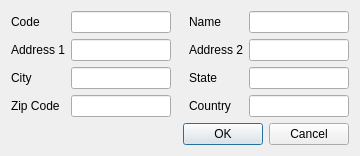
<?xml version="1.0" encoding="UTF-8"?>
<ui version="4.0">
 <class>AddWarehouseDialog</class>
 <widget class="QDialog" name="AddWarehouseDialog">
  <property name="geometry">
   <rect>
    <x>0</x>
    <y>0</y>
    <width>360</width>
    <height>151</height>
   </rect>
  </property>
  <property name="windowTitle">
   <string>Dialog</string>
  </property>
  <layout class="QGridLayout" name="gridLayout">
   <item row="1" column="0">
    <widget class="QLabel" name="label_address_1">
     <property name="text">
      <string>Address 1</string>
     </property>
    </widget>
   </item>
   <item row="3" column="4">
    <widget class="QLabel" name="label_country">
     <property name="text">
      <string>Country</string>
     </property>
    </widget>
   </item>
   <item row="0" column="4">
    <widget class="QLabel" name="label_name">
     <property name="text">
      <string>Name</string>
     </property>
    </widget>
   </item>
   <item row="1" column="1">
    <widget class="QLineEdit" name="lineEdit_address_1"/>
   </item>
   <item row="0" column="5">
    <widget class="QLineEdit" name="lineEdit_name"/>
   </item>
   <item row="2" column="5">
    <widget class="QLineEdit" name="lineEdit_state"/>
   </item>
   <item row="4" column="0" colspan="6">
    <widget class="QDialogButtonBox" name="buttonBox">
     <property name="orientation">
      <enum>Qt::Horizontal</enum>
     </property>
     <property name="standardButtons">
      <set>QDialogButtonBox::Cancel|QDialogButtonBox::Ok</set>
     </property>
    </widget>
   </item>
   <item row="2" column="4">
    <widget class="QLabel" name="label_state">
     <property name="text">
      <string>State</string>
     </property>
    </widget>
   </item>
   <item row="0" column="1">
    <widget class="QLineEdit" name="lineEdit_code"/>
   </item>
   <item row="0" column="0">
    <widget class="QLabel" name="label_code">
     <property name="text">
      <string>Code</string>
     </property>
    </widget>
   </item>
   <item row="3" column="0">
    <widget class="QLabel" name="label_zip">
     <property name="text">
      <string>Zip Code</string>
     </property>
    </widget>
   </item>
   <item row="3" column="5">
    <widget class="QLineEdit" name="lineEdit_country"/>
   </item>
   <item row="2" column="0">
    <widget class="QLabel" name="label_city">
     <property name="text">
      <string>City</string>
     </property>
    </widget>
   </item>
   <item row="2" column="1">
    <widget class="QLineEdit" name="lineEdit_city"/>
   </item>
   <item row="1" column="5">
    <widget class="QLineEdit" name="lineEdit_address_2"/>
   </item>
   <item row="1" column="4">
    <widget class="QLabel" name="label_address_2">
     <property name="text">
      <string>Address 2</string>
     </property>
    </widget>
   </item>
   <item row="3" column="1">
    <widget class="QLineEdit" name="lineEdit_zip"/>
   </item>
  </layout>
 </widget>
 <tabstops>
  <tabstop>lineEdit_code</tabstop>
  <tabstop>lineEdit_name</tabstop>
  <tabstop>lineEdit_address_1</tabstop>
  <tabstop>lineEdit_address_2</tabstop>
  <tabstop>lineEdit_city</tabstop>
  <tabstop>lineEdit_state</tabstop>
  <tabstop>lineEdit_zip</tabstop>
  <tabstop>lineEdit_country</tabstop>
 </tabstops>
 <resources/>
 <connections>
  <connection>
   <sender>buttonBox</sender>
   <signal>accepted()</signal>
   <receiver>AddWarehouseDialog</receiver>
   <slot>accept()</slot>
   <hints>
    <hint type="sourcelabel">
     <x>248</x>
     <y>254</y>
    </hint>
    <hint type="destinationlabel">
     <x>157</x>
     <y>274</y>
    </hint>
   </hints>
  </connection>
  <connection>
   <sender>buttonBox</sender>
   <signal>rejected()</signal>
   <receiver>AddWarehouseDialog</receiver>
   <slot>reject()</slot>
   <hints>
    <hint type="sourcelabel">
     <x>316</x>
     <y>260</y>
    </hint>
    <hint type="destinationlabel">
     <x>286</x>
     <y>274</y>
    </hint>
   </hints>
  </connection>
 </connections>
</ui>
